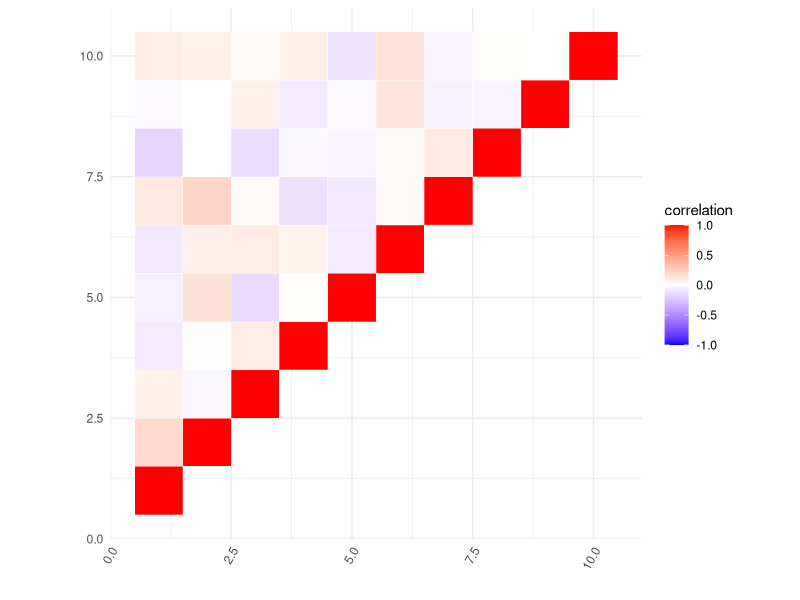
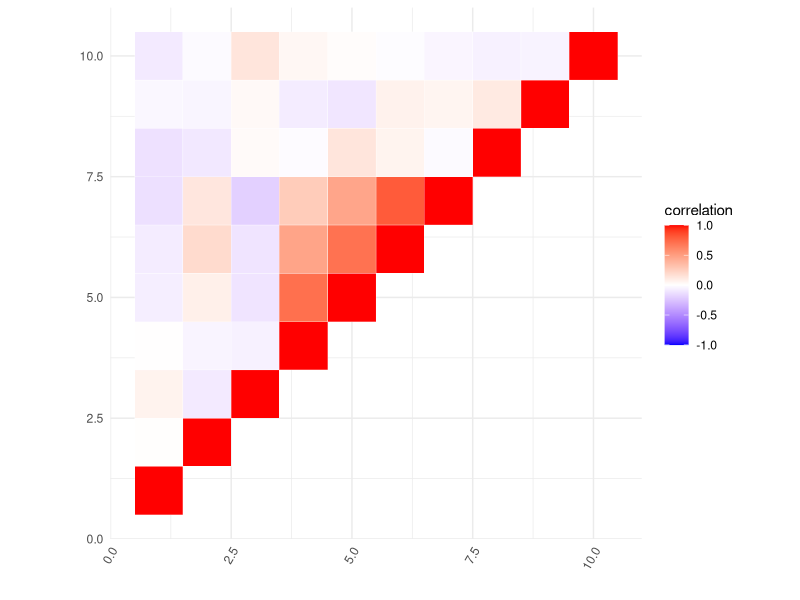
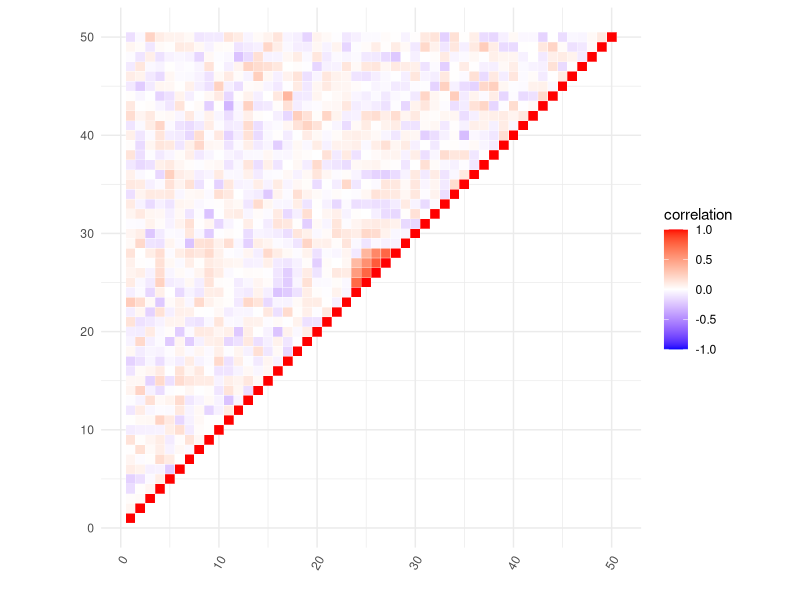
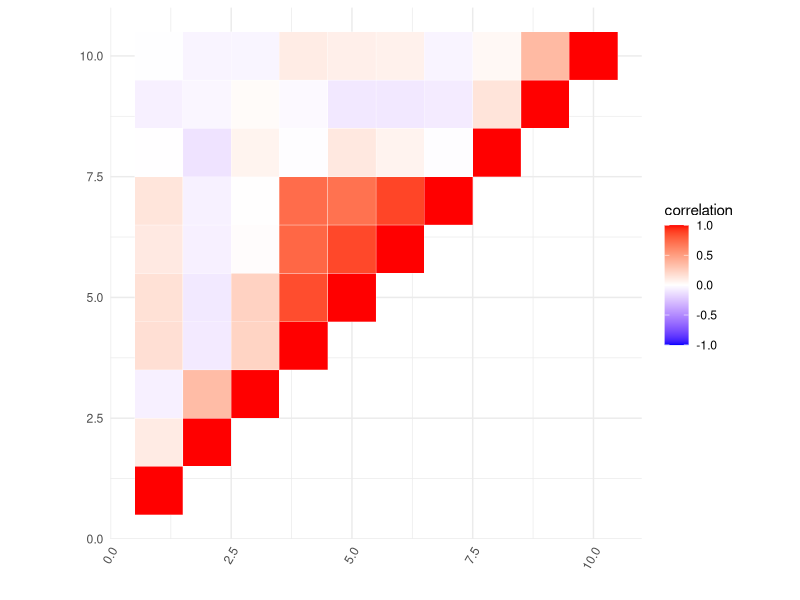
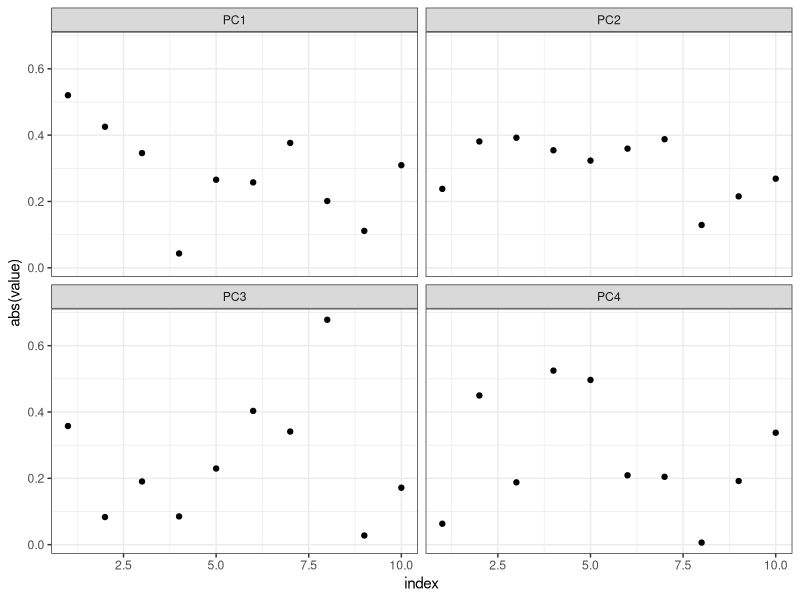
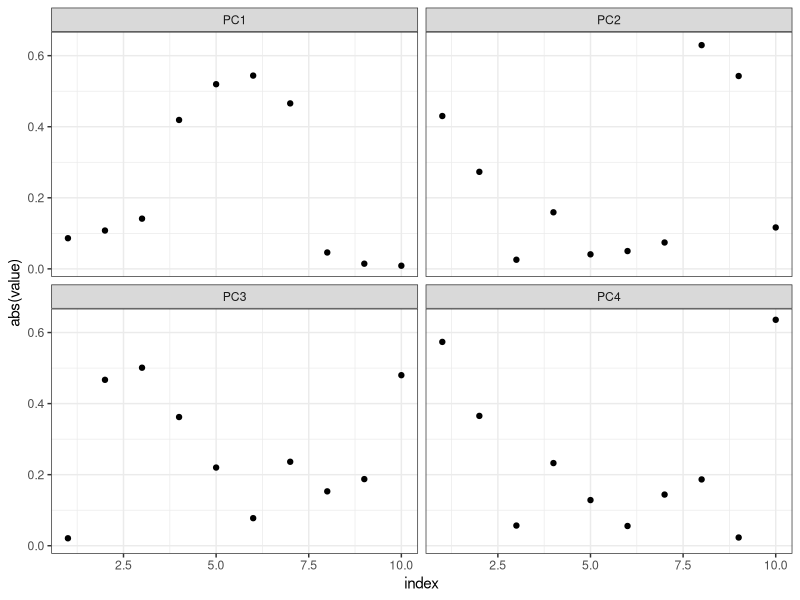
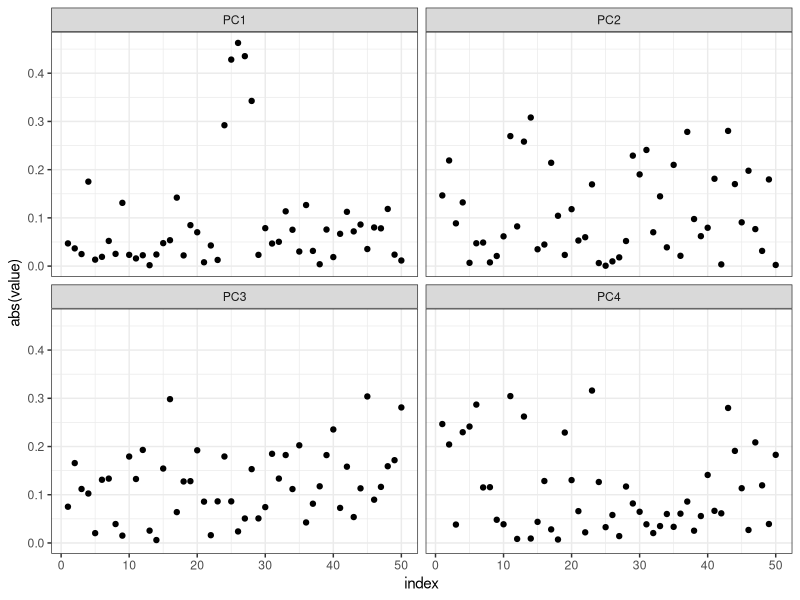
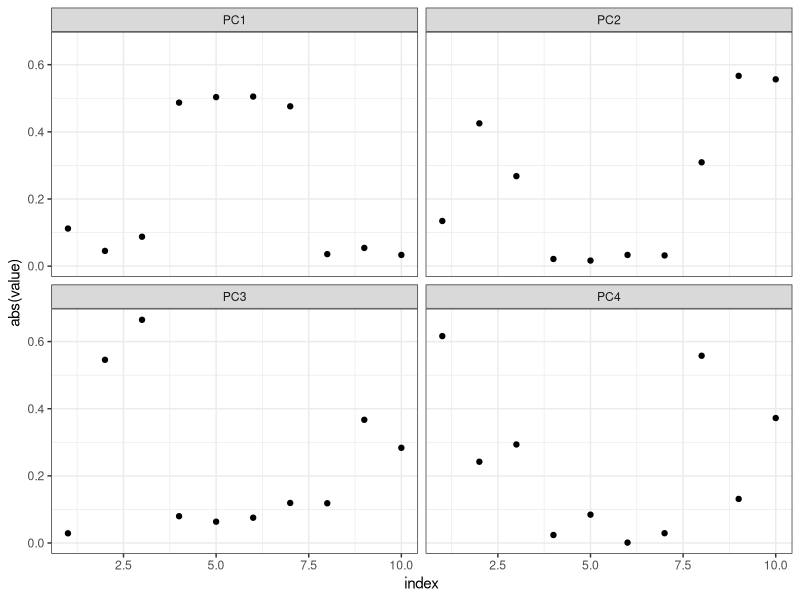

Reproduce these figures in R, in order.
## ---- chunk 1
#| message: false
library(tidyverse)
library(MASS)
library(reshape2)
## ---- chunk 2
#| collapse: true
#| code-fold: true
sessionInfo()
## ---- chunk 3
N <- 100
P <- 10
MU <- rep(0, times = P)
SIGMA1 <- diag(1, nrow = P, ncol = P)

set.seed(1)
X1 <- mvrnorm(n = N, mu = MU, Sigma = SIGMA1)
## ---- chunk 4
plot_corr <- function(X){
  # calculate empirical correlation
  cor_matrix <- cor(X)
  cor_matrix[lower.tri(cor_matrix)] <- NA
  cor_matrix <- cor_matrix %>% 
    melt() %>% 
    na.omit() %>% 
    rename(correlation = value)

  # Visualize the correlation for each pair of variables
  ggplot(cor_matrix, aes(x = Var1, y = Var2, fill = correlation)) +
    geom_tile(color = "white") +
    scale_fill_gradient2(
      low = "blue", high = "red", mid = "white", 
      midpoint = 0, limit = c(-1,1)) +
    labs(x = "", y = "") +
    theme_minimal() + 
    theme(axis.text.x = element_text(angle = 60, hjust = 1)) + 
    coord_fixed()
}

plot_corr(X1)
## ---- chunk 5
SIGMA2 <- diag(1, nrow = P, ncol = P)
SIGMA2[4,5] <- SIGMA2[5,6] <- SIGMA2[6,7] <- 0.8
SIGMA2[5,4] <- SIGMA2[6,5] <- SIGMA2[7,6] <- 0.8
SIGMA2[4,6] <- SIGMA2[5,7] <- 0.6
SIGMA2[6,4] <- SIGMA2[7,5] <- 0.6
SIGMA2[4,7] <- 0.4
SIGMA2[7,4] <- 0.4

set.seed(1)
X2 <- mvrnorm(n = N, mu = MU, Sigma = SIGMA2)
## ---- chunk 6
plot_corr(X2)
## ---- chunk 7
P <- 50
MU3 <- rep(0, times = P)

SIGMA3 <- diag(1, nrow = P, ncol = P)
SIGMA3[24,25] <- SIGMA3[25,26] <- SIGMA3[26,27] <- SIGMA3[27,28] <- .8
SIGMA3[25,24] <- SIGMA3[26,25] <- SIGMA3[27,26] <- SIGMA3[28,27] <- .8
SIGMA3[24,26] <- SIGMA3[25,27] <- SIGMA3[26,28] <- 0.6
SIGMA3[26,24] <- SIGMA3[27,25] <- SIGMA3[28,26] <- 0.6
SIGMA3[24,27] <- SIGMA3[25,28] <- 0.4
SIGMA3[27,24] <- SIGMA3[28,25] <- 0.4


set.seed(1)
X3 <- mvrnorm(n = N, mu = MU3, Sigma = SIGMA3)
## ---- chunk 8
plot_corr(X3)
## ---- chunk 9
P <- 10
SIGMA4 <- diag(1, nrow = P, ncol = P)
SIGMA4[4,5] <- SIGMA4[5,6] <- SIGMA4[6,7] <- 0.9
SIGMA4[5,4] <- SIGMA4[6,5] <- SIGMA4[7,6] <- 0.9
SIGMA4[4,6] <- SIGMA4[5,7] <- 0.8
SIGMA4[6,4] <- SIGMA4[7,5] <- 0.8
SIGMA4[4,7] <- 0.8
SIGMA4[7,4] <- 0.8

SIGMA4[3,4] <- SIGMA4[4,3] <- 0.4
SIGMA4[3,5] <- SIGMA4[5,3] <- 0.4
SIGMA4[3,6] <- SIGMA4[6,3] <- 0.2
SIGMA4[3,7] <- SIGMA4[7,3] <- 0.2

SIGMA4[2,3] <- SIGMA4[3,2] <- 0.3
#SIGMA4[2,4] <- SIGMA4[4,2] <- 0.3

SIGMA4[1,2] <- SIGMA4[2,1] <- 0.3
SIGMA4[9,10] <- SIGMA4[10,9] <- 0.3

set.seed(1)
X4 <- mvrnorm(n = N, mu = MU, Sigma = SIGMA4)
## ---- chunk 10
plot_corr(X4)
## ---- chunk 11
run_pca <- function(X){
  pca <- prcomp(X, center = TRUE, scale = TRUE)
  loadings <- pca$rotation
  scores <- pca$x
  return(list(pca = pca, loadings = loadings, scores = scores))
}

plot_loadings <- function(X, npcs){
  pca <- run_pca(X)
  pca$loadings %>%
    as.data.frame() %>%
    mutate(index = seq_len(nrow(pca$loadings))) %>%
    melt(id="index") %>%
    filter(variable %in% paste0("PC",1:npcs)) %>%
    ggplot(aes(x = index, y = abs(value))) + 
    geom_point() + 
    facet_wrap(.~variable) +
    labs(xlab = 'SNP Number', ylab = 'Loadings') + 
    theme_bw()
}
## ---- chunk 12
#| code-fold: false
plot_loadings(X1, 4)
## ---- chunk 13
#| code-fold: false
plot_loadings(X2, 4)
## ---- chunk 14
#| code-fold: false
plot_loadings(X3, 4)
## ---- chunk 15
#| code-fold: false
plot_loadings(X4, 4)
